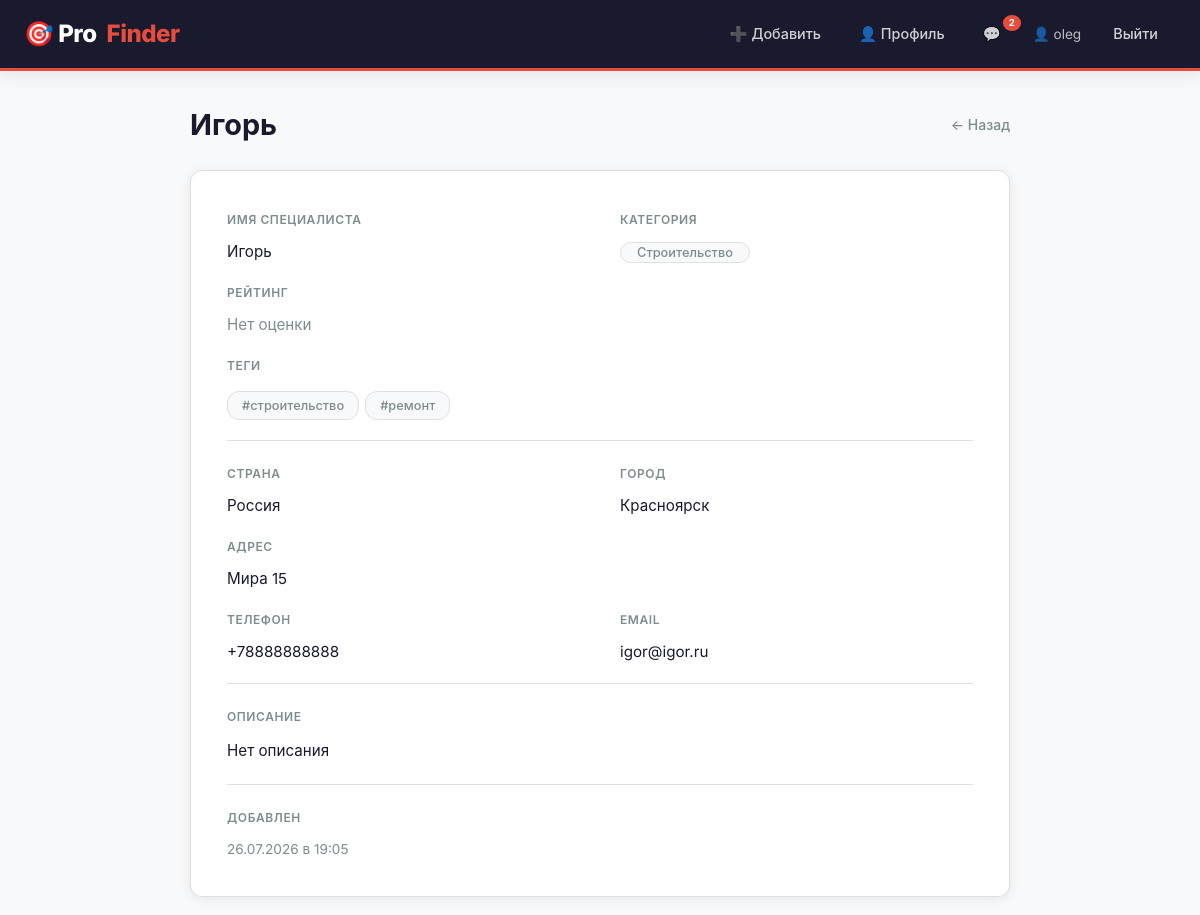
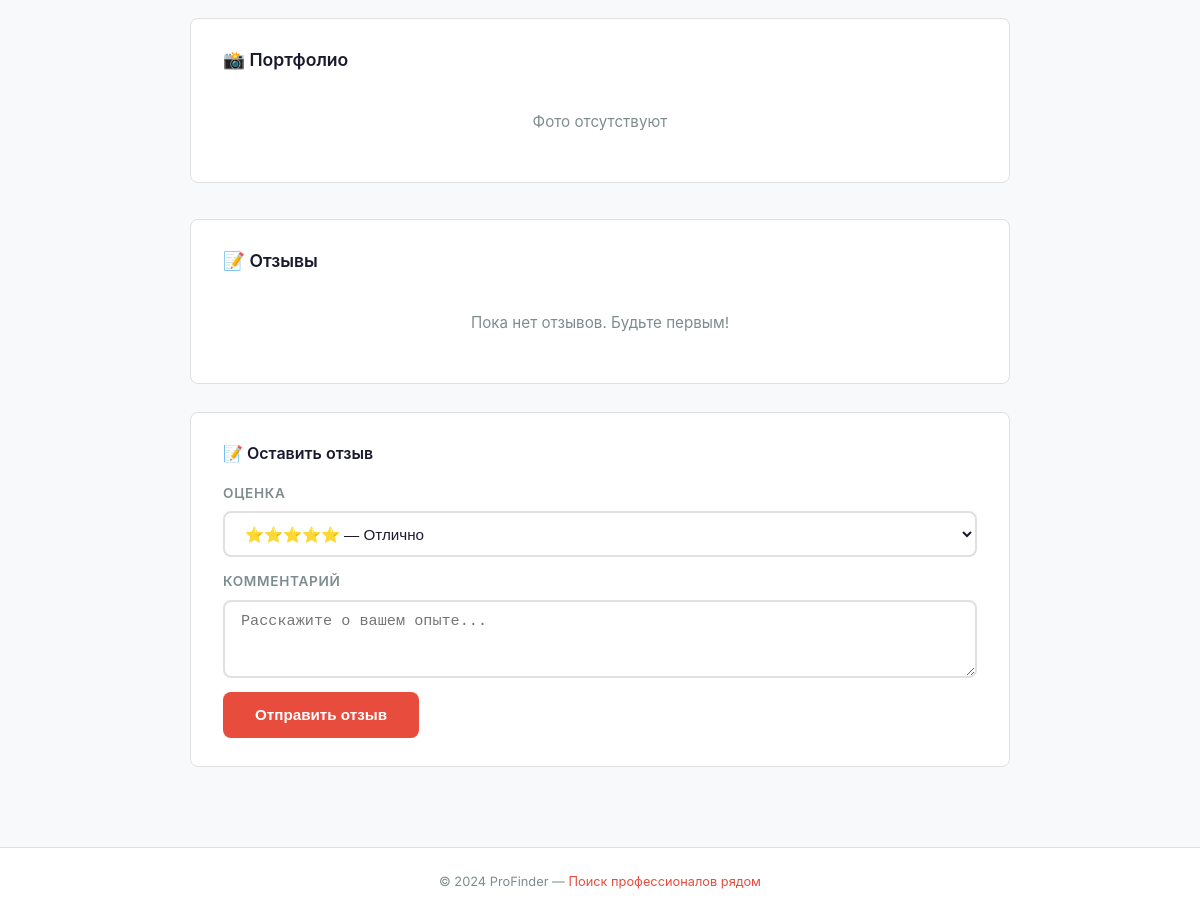
/provider/2/ (signed in), run on the app's committed database (2 pictures, top to bottom).
### users/models.py (models this page shows, shortened)
class User(AbstractUser):
    email = models.EmailField(unique=True)
    phone = models.CharField(max_length=20, blank=True, null=True)
    avatar = models.ImageField(
        upload_to=user_avatar_path,
        blank=True,
        null=True,
        verbose_name='Аватар'
    )
    is_active = models.BooleanField(default=True)
    last_login = models.DateTimeField(null=True, blank=True)
    created_at = models.DateTimeField(auto_now_add=True)
    def get_unread_count(self):
        from chat.models import Message
        unread = 0
        for chat in self.get_all_chats():
            unread += chat.messages.filter(is_read=False).exclude(sender=self).count()
        return unread
    def get_all_chats(self):
        from chat.models import Chat
        return Chat.objects.filter(
            models.Q(user1=self) | models.Q(user2=self)
        ).order_by('-updated_at')
    def get_notifications(self):
        from chat.models import Message
        notifications = []
        for chat in self.get_all_chats():
            unread_messages = chat.messages.filter(
                is_read=False
            ).exclude(sender=self).order_by('-created_at')
            for msg in unread_messages[:3]:  # По 3 последних из каждого чата
                notifications.append({
                    'chat_id': chat.id,
                    'sender_name': msg.sender.username,
                    'content': msg.content[:100] + ('...' if len(msg.content) > 100 else ''),
                    'created_at': msg.created_at,
                    'is_read': msg.is_read,
                    'other_user_id': chat.get_other_user(self).id,
                    'other_user_name': chat.get_other_user(self).username
                })
        notifications.sort(key=lambda x: x['created_at'], reverse=True)
        return notifications[:20]  # Максимум 20 уведомлений

### providers/models.py (models this page shows, shortened)
class Provider(models.Model):
    full_name = models.CharField(max_length=100)
    category = models.CharField(max_length=50)
    phone = models.CharField(max_length=20, blank=True, null=True)
    email = models.EmailField(blank=True, null=True)
    address = models.CharField(max_length=200, blank=True, null=True)
    country = models.CharField(max_length=50)
    city = models.CharField(max_length=50, blank=True, null=True)
    rating = models.FloatField(default=0.0)
    description = models.TextField(blank=True, null=True)
    tags = models.TextField(blank=True, null=True)
    is_verified = models.BooleanField(default=False)
    is_active = models.BooleanField(default=True)
    created_by = models.ForeignKey(settings.AUTH_USER_MODEL, on_delete=models.CASCADE, related_name='providers')
    created_at = models.DateTimeField(auto_now_add=True)
    updated_at = models.DateTimeField(auto_now=True)
    def get_tags_list(self):
        if self.tags:
            return [tag.strip() for tag in self.tags.split(',') if tag.strip()]
        return []

### users/views.py (the view)
# urls.py: path('provider/<int:provider_id>/', user_views.provider_detail, name='provider_detail'),
def provider_detail(request, provider_id):
    provider = get_object_or_404(Provider, id=provider_id)
    if not provider.is_active:
        messages.warning(request, 'Этот специалист временно недоступен')
    return render(request, 'provider_detail.html', {'provider': provider})

### chat/models.py (called while the page is built)
    def get_other_user(self, user):
        return self.user2 if self.user1 == user else self.user1

### users/context_processors.py (called while the page is built)
def notifications(request):
    unread_count = 0
    notifications_list = []
    if request.user.is_authenticated:
        try:
            unread_count = request.user.get_unread_count()
            notifications_list = request.user.get_notifications()
        except AttributeError:
            pass
    return {
        'unread_count': unread_count,
        'notifications_list': notifications_list
    }

### templates/provider_detail.html (shortened to what this page needs)
{% extends "base.html" %}
{% block content %}
<div class="provider-detail">
    <div class="detail-header">
        <h1>{{ provider.full_name }}</h1>
        <a href="{% url 'index' %}" class="back-link">← Назад</a>
    </div>
    <div class="detail-card">
        <div class="detail-grid">
            <div>
                <div class="label">Имя специалиста</div>
                <div class="value">{{ provider.full_name }}</div>
            </div>
            <div>
                <div class="label">Категория</div>
                <div class="value"><span class="category-tag">{{ provider.category }}</span></div>
            </div>
            <div>
                <div class="label">Рейтинг</div>
                <div class="value">
                    {% if provider.rating %}
                        <span class="rating">
                            {% for i in "12345"|make_list %}
                                {% if forloop.counter <= provider.rating|add:"0"|floatformat:"0"|add:"0" %}
                                    ⭐
                                {% endif %}
                            {% endfor %}
                            {{ provider.rating }} ({{ provider.reviews.count }} отзывов)
                        </span>
                    {% else %}
                        <span style="color: var(--hh-gray);">Нет оценки</span>
                    {% endif %}
                </div>
            </div>
            <div class="full-width">
                <div class="label">Теги</div>
                <div class="value">
                    {% if provider.tags %}
                        <div class="detail-tags">
                            {% for tag in provider.get_tags_list %}
                                <span class="tag">#{{ tag }}</span>
                            {% endfor %}
                        </div>
                    {% else %}
                        <span style="color: var(--hh-gray);">Нет тегов</span>
                    {% endif %}
                </div>
            </div>
            <hr class="divider">
            <div>
                <div class="label">Страна</div>
                <div class="value">{{ provider.country }}</div>
            </div>
            <div>
                <div class="label">Город</div>
                <div class="value">{{ provider.city|default:"Не указан" }}</div>
            </div>
            <div class="full-width">
                <div class="label">Адрес</div>
                <div class="value">{{ provider.address|default:"Не указан" }}</div>
            </div>
            <div>
                <div class="label">Телефон</div>
                <div class="value">{{ provider.phone|default:"Не указан" }}</div>
            </div>
            <div>
                <div class="label">Email</div>
                <div class="value">{{ provider.email|default:"Не указан" }}</div>
            </div>
            <hr class="divider">
            <div class="full-width">
                <div class="label">Описание</div>
                <div class="value" style="line-height: 1.7;">{{ provider.description|default:"Нет описания" }}</div>
            </div>
            <hr class="divider">
            <div class="full-width">
                <div class="label">Добавлен</div>
                <div class="value" style="color: var(--hh-gray); font-size: 0.85rem;">
                    {{ provider.created_at|date:"d.m.Y в H:i" }}
                </div>
            </div>
        </div>
    </div>
    <div class="photos-section">
        <h3>📸 Портфолио</h3>
        {% if provider.photos.all %}
            <div class="photos-grid">
                {% for photo in provider.photos.all %}
                    <div class="photo-item">
                        <img src="{{ photo.image.url }}" alt="{{ photo.caption|default:'Фото' }}">
                        {% if photo.is_main %}
                            <span class="photo-badge">⭐ Основное</span>
                        {% endif %}
                        {% if user.is_authenticated and user == provider.created_by %}
                            <form method="POST" action="{% url 'delete_provider_photo' photo.id %}" style="display:inline;">
                                {% csrf_token %}
                                <button type="submit" class="btn-delete-photo" onclick="return confirm('Удалить фото?')">🗑️</button>
                            </form>
                        {% endif %}
                    </div>
                {% endfor %}
            </div>
        {% else %}
            <p class="hint" style="padding: 20px;">Фото отсутствуют</p>
        {% endif %}
    </div>
    <div class="reviews-section">
        <h3>📝 Отзывы</h3>
        {% with approved_reviews=provider.reviews.all %}
            {% if approved_reviews %}
                {% for review in approved_reviews %}
                    {% if review.is_approved %}
                    <div class="review-item">
                        <div class="review-header">
                            <span class="review-author">{{ review.user.username }}</span>
                            <span class="review-rating">
                                {% for i in "12345"|make_list %}
                                    {% if forloop.counter <= review.rating %}
                                        ⭐
                                    {% endif %}
                                {% endfor %}
                            </span>
                            <span class="review-date">{{ review.created_at|date:"d.m.Y" }}</span>
                        </div>
                        <div class="review-comment">{{ review.comment }}</div>
                    </div>
                    {% endif %}
                {% endfor %}
            {% else %}
                <p class="hint" style="padding: 20px;">Пока нет отзывов. Будьте первым!</p>
            {% endif %}
        {% endwith %}
    </div>
    {% if user.is_authenticated and provider.is_active %}
    <div class="add-review">
        <h4>📝 Оставить отзыв</h4>
        <form method="POST" action="{% url 'add_review' provider.id %}">
            <div class="form-group">
                <label>Оценка</label>
                <select name="rating" class="form-control" required>
                    <option value="5">⭐⭐⭐⭐⭐ — Отлично</option>
                </select>
            </div>
            <div class="form-group">
                <label>Комментарий</label>
                <textarea name="comment" class="form-control" rows="3" placeholder="Расскажите о вашем опыте..."></textarea>
            </div>
            <button type="submit" class="btn btn-primary">Отправить отзыв</button>
        </form>
    </div>
    {% elif not user.is_authenticated %}
    <div class="add-review">
        <p class="hint" style="padding: 20px;">🔑 <a href="{% url 'login' %}">Войдите</a>, чтобы оставить отзыв</p>
    </div>
    {% elif not provider.is_active %}
    <div class="add-review">
        <p class="hint" style="padding: 20px;">⛔ Этот специалист временно недоступен</p>
    </div>
    {% endif %}
</div>
{% endblock %}

### templates/base.html (shortened to what this page needs)
<!DOCTYPE html>
<html lang="ru">
<head>
    {% load static %}
    <link rel="stylesheet" href="{% static 'css/style.css' %}">
</head>
<body>
    <nav class="navbar">
        <div class="nav-container">
            <div class="nav-brand">
                <a href="{% url 'index' %}">
                    🎯 Pro<span class="accent">Finder</span>
                </a>
            </div>
            <div class="nav-menu">
                {% if user.is_authenticated %}
                    <a href="{% url 'add_provider' %}" class="{% if request.resolver_match.url_name == 'add_provider' %}active{% endif %}">➕ Добавить</a>
                    <a href="{% url 'profile' %}" class="{% if request.resolver_match.url_name == 'profile' %}active{% endif %}">👤 Профиль</a>
                    <div class="notifications-wrapper">
                        <a href="#" class="notifications-btn" onclick="toggleNotifications(event)">
                            💬
                            {% if unread_count > 0 %}
                                <span class="notification-badge" id="notificationBadge">{{ unread_count }}</span>
                            {% endif %}
                        </a>
                    </div>
                    <span class="user-name">👤 {{ user.username }}</span>
                    <a href="{% url 'logout' %}">Выйти</a>
                {% else %}
                    <a href="{% url 'login' %}" class="{% if request.resolver_match.url_name == 'login' %}active{% endif %}">Войти</a>
                    <a href="{% url 'register' %}" class="btn-nav">Регистрация</a>
                {% endif %}
            </div>
        </div>
    </nav>
    <div class="container">
        {% block content %}{% endblock %}
    </div>
    <footer>
        <p>© 2024 ProFinder — <span class="accent">Поиск профессионалов рядом</span></p>
    </footer>
</body>
</html>

### templates/provider_detail.html (style rules this page uses)
.photos-section { margin-top: 36px; background: var(--hh-white); padding: 28px 32px; border-radius: var(--hh-radius); border: 1px solid #e0e0e0; }
.photos-section h3 { font-size: 1.1rem; font-weight: 600; margin-bottom: 18px; }

### templates/base.html (style rules this page uses)
.notifications-wrapper { position: relative; display: inline-block; }
.notifications-btn { position: relative; padding: 8px 12px; color: rgba(255,255,255,0.8); text-decoration: none; border-radius: var(--hh-radius); transition: all 0.2s ease; }
.notification-badge { position: absolute; top: -4px; right: -4px; background: var(--hh-accent); color: white; font-size: 0.6rem; font-weight: 700; padding: 2px 6px; border-radius: 50%; min-width: 18px; text-align: center; line-height: 1.2; border: 2px solid var(--hh-primary); animation: pulse 2s infinite; }

### data on the page
User: username "oleg"
Provider: full_name "Игорь", category "Строительство", country "Россия", city "Красноярск", address "Мира 15", phone "+78888888888", email "igor@igor.ru", description "Нет описания", created_at "26.07.2026 в 19:05"

### other printed values
{{ unread_count }} "2"
{{ tag }} "строительство" "ремонт"
